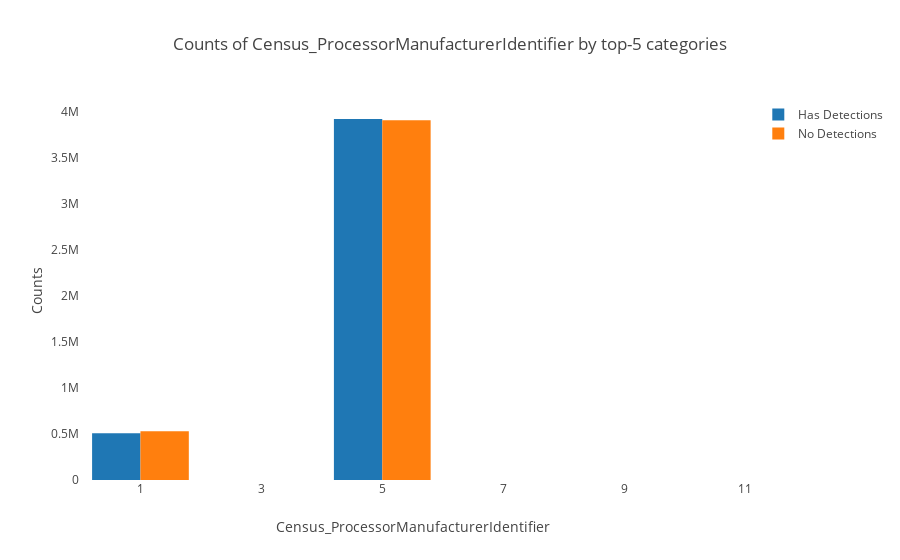

Write notebook code for a chart like this one.
### Code cell
plot_categorical_feature('Census_ProcessorManufacturerIdentifier', True, 5)

### Figure 1 — Plotly figure (JSON) as saved in the notebook; plotly's stock layout.template omitted (floating-point values rounded to 4 significant figures)
{"data": [{"name": "Has Detections", "type": "bar", "uid": "f86c6d18-b712-4cc4-bd8e-af44423e5eea", "x": [1, 3, 5, 10], "y": [509719, 51, 3926620, 5]}, {"name": "No Detections", "type": "bar", "uid": "efbf7860-5408-4065-afac-6b5c536f3923", "x": [1, 3, 5, 10], "y": [530573, 167, 3912698, 334]}], "layout": {"barmode": "group", "legend": {"orientation": "v"}, "title": {"text": "Counts of Census_ProcessorManufacturerIdentifier by top-5 categories"}, "xaxis": {"showgrid": false, "showline": false, "title": {"text": "Census_ProcessorManufacturerIdentifier"}, "zeroline": false}, "yaxis": {"showgrid": false, "showline": false, "title": {"text": "Counts"}, "zeroline": false}}}
